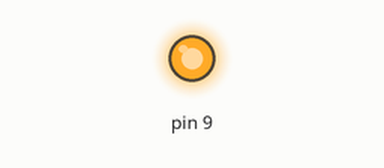
Recording of a sketch running on a simulated Arduino Uno, built with avr-gcc and run on an emulated ATmega328P. Shown: output pins drawn as LEDs (lit = HIGH).

Above: at 1.5 s.
At 4.5 s:
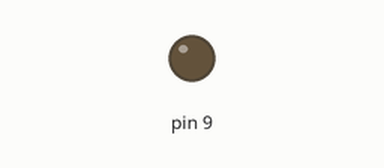
Timing chart, 0 to 7.8 s (numbered marks = the images above):
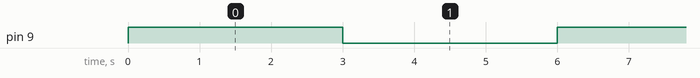

The sketch:

Relay_DCMotor.ino
```cpp
void setup() {
 pinMode (9,OUTPUT);
}

void loop() {
 digitalWrite(9,1);
delay(3000);
digitalWrite(9,0);
delay(3000);
}
```

Measured:
- by itself, pin 9: alternates HIGH for 3.0 s and LOW for 3.0 s
